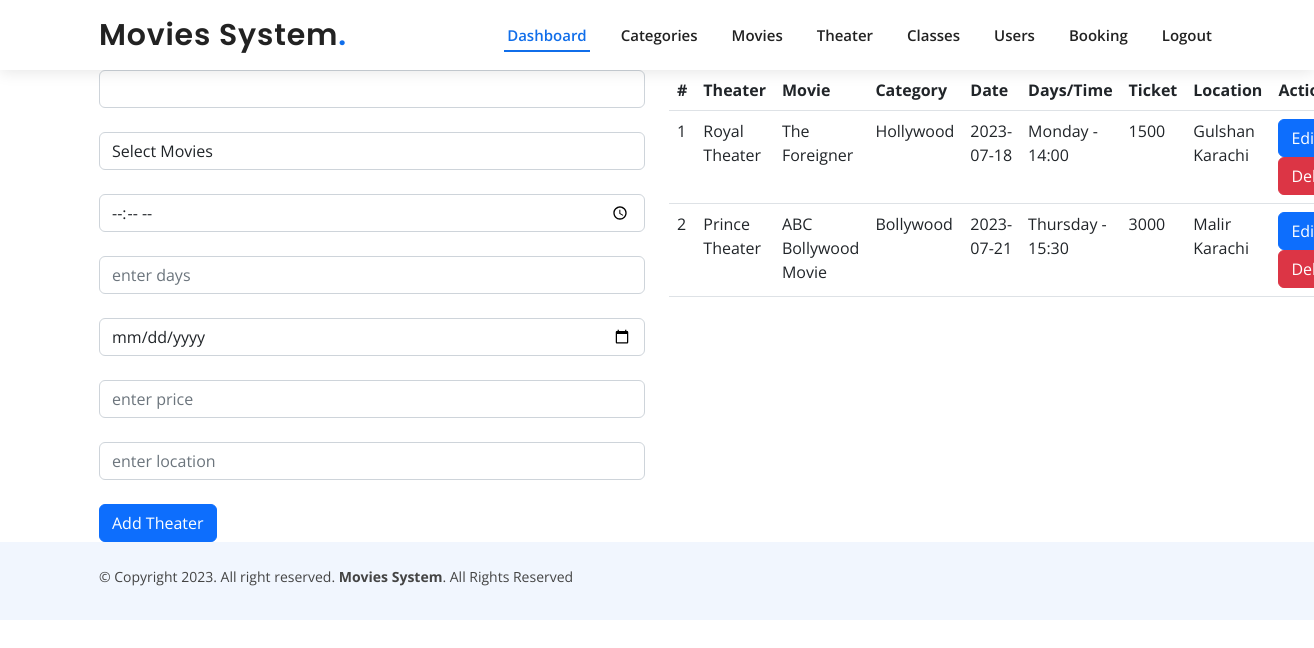
Screenshot of /admin/theater.php (signed in) with the database file from the repository.
### tables this page shows
CREATE TABLE `theater` (
  `theaterid` int(11) NOT NULL,
  `theater_name` varchar(100) NOT NULL,
  `timing` varchar(50) NOT NULL,
  `days` varchar(50) NOT NULL,
  `date` date NOT NULL,
  `price` int(11) NOT NULL,
  `location` varchar(100) NOT NULL,
  `movieid` int(11) DEFAULT NULL
);

CREATE TABLE `movies` (
  `movieid` int(11) NOT NULL,
  `title` varchar(50) NOT NULL,
  `description` varchar(100) NOT NULL,
  `releasedate` date NOT NULL,
  `image` varchar(1000) NOT NULL,
  `trailer` varchar(1000) NOT NULL,
  `movie` varchar(10000) NOT NULL,
  `rating` varchar(50) NOT NULL,
  `catid` int(11) NOT NULL
);

CREATE TABLE `categories` (
  `catid` int(11) NOT NULL,
  `catname` varchar(50) NOT NULL
);

### admin/theater.php (the view, shortened to what this page needs)
<?php
include('../connect.php');
?>
<!DOCTYPE html>
<html lang="en">
<head>
</head>
<body>
<?php include('header.php')  ?>
<div class="container">
<div class="row">
  <div class="col-lg-6">
    <form action="theater.php" method="post" enctype="multipart/form-data">
      <div class="form-group mb-4">
         <input type="text" class="form-control" name="theater_name" value="" >
      </div>
      <div class="form-group mb-4">
         <select name="movieid" class="form-control">
          <option value="">Select Movies</option>
         </select>
      </div>
      <div class="form-group mb-4">
      <input type="time" class="form-control" name="timing" value="" >
      </div>
      <div class="form-group mb-4">
      <input type="text" class="form-control" name="days" value="" placeholder="enter days">
      </div>
      <div class="form-group mb-4">
      <input type="date" class="form-control" name="date" value="" >
      </div>
      <div class="form-group mb-4">
      <input type="number" class="form-control" name="price" value="" placeholder="enter price" >
      </div>
      <div class="form-group mb-4">
      <input type="text" class="form-control" name="location" value="" placeholder="enter location" >
      </div>
      <div class="form-group ">
      <input type="submit" class="btn btn-primary" value="Add Theater" name="add">
      </div>
    </form>
  </div>
  <div class="col-lg-6">
     <table class="table">
      <tr>
        <th>#</th>
        <th>Theater</th>
        <th>Movie</th>
        <th>Category</th>
        <th>Date</th>
        <th>Days/Time</th>
        <th>Ticket</th>
        <th>Location</th>
        <th>Action</th>
      </tr>
      <?php
      $sql = "SELECT theater.*, movies.title, categories.catname
      from theater
      inner join movies on movies.movieid = theater.movieid
      inner join categories on categories.catid = movies.catid";
      $res  = mysqli_query($con, $sql);
      if(mysqli_num_rows($res) > 0){
        while($data = mysqli_fetch_array($res)){
          ?>
          <tr>
            <td><?= $data['theaterid'] ?></td>
            <td><?= $data['theater_name'] ?></td>
            <td><?= $data['title'] ?></td>
            <td><?= $data['catname'] ?></td>
            <td><?= $data['date'] ?></td>
            <td><?= $data['days'] ?> - <?= $data['timing'] ?></td>
            <td><?= $data['price'] ?></td>
            <td><?= $data['location'] ?></td>
            <td>
              <a href="theater.php?editid=<?= $data['theaterid'] ?>" class="btn btn-primary"> Edit</a>
              <a href="theater.php?deleteid=<?= $data['theaterid'] ?>" class="btn btn-danger"> Delete</a>
          </td>
          </tr>
       <?php
        }
      }else{
        echo 'no category found';
      }
      ?>
     </table>
  </div>
</div>
</div>
<?php include('footer.php')  ?>
</body>
</html>

### assets/css/style.css (style rules this page uses)
body { font-family: "Open Sans", sans-serif; color: #444444; }
a { color: #106eea; text-decoration: none; }
.scrolled-offset { margin-top: 70px; }

### rows the page displays
theater: theaterid "1", theater_name "Royal Theater", movieid.title "The Foreigner", categories.catname "Hollywood", date "2023-07-18", days "Monday", timing "14:00", price "1500", location "Gulshan Karachi"
theater: theaterid "2", theater_name "Prince Theater", movieid.title "ABC Bollywood Movie", categories.catname "Bollywood", date "2023-07-21", days "Thursday", timing "15:30", price "3000", location "Malir Karachi"
